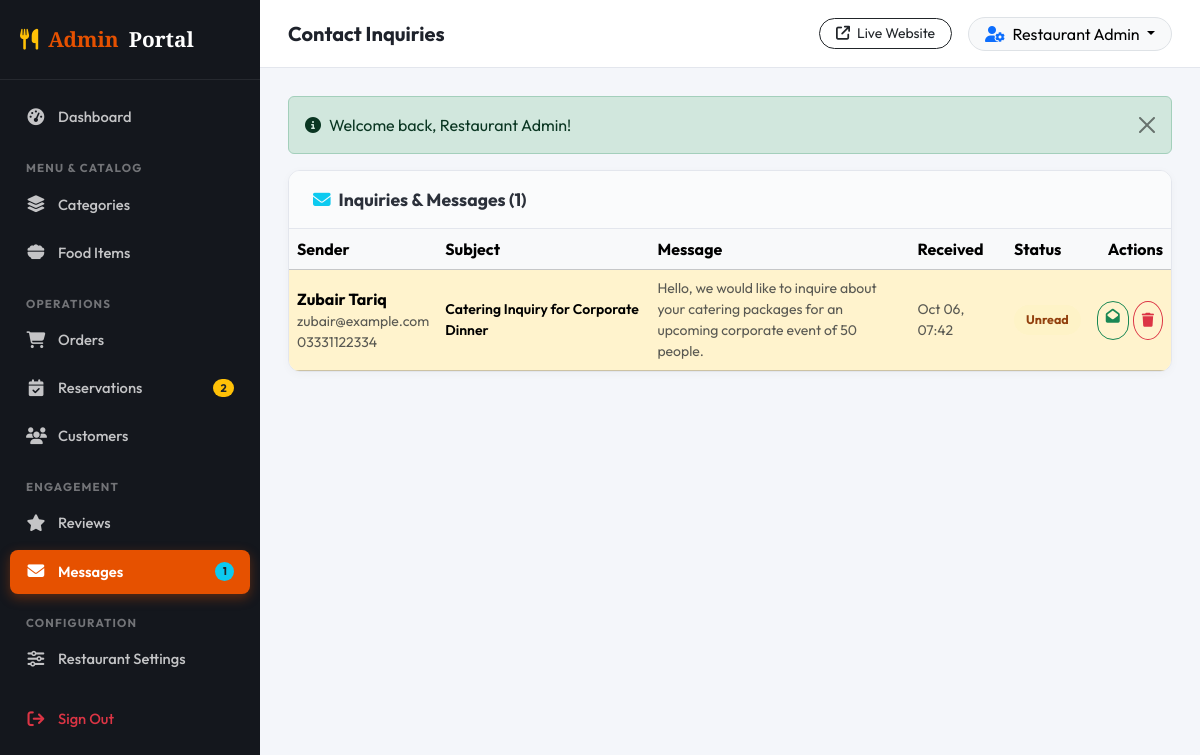
Page /admin/messages.php (signed in) on the committed database.
### tables this page shows
CREATE TABLE `contacts` (
  `id` int(11) NOT NULL,
  `name` varchar(100) NOT NULL,
  `email` varchar(150) NOT NULL,
  `phone` varchar(30) DEFAULT NULL,
  `subject` varchar(200) NOT NULL,
  `message` text NOT NULL,
  `status` enum('unread','read') NOT NULL DEFAULT 'unread',
  `created_at` timestamp NOT NULL DEFAULT current_timestamp()
);

### admin/messages.php (the view, shortened to what this page needs)
<?php
require_once __DIR__ . '/../config/config.php';
require_once __DIR__ . '/../includes/admin_auth.php';
$messages = $pdo->query("SELECT * FROM contacts ORDER BY id DESC")->fetchAll();
include __DIR__ . '/header.php';
?>
<div class="admin-card">
  <div class="admin-card-header">
    <h6 class="admin-card-title"><i class="fa-solid fa-envelope text-info me-2"></i>Inquiries &amp; Messages (<?= count($messages) ?>)</h6>
  </div>
  <div class="table-responsive">
    <table class="table align-middle mb-0">
      <thead class="table-light">
        <tr>
          <th>Sender</th>
          <th>Subject</th>
          <th>Message</th>
          <th>Received</th>
          <th>Status</th>
          <th class="text-end">Actions</th>
        </tr>
      </thead>
      <tbody>
        <?php if (!empty($messages)): ?>
          <?php foreach ($messages as $m): ?>
            <tr class="<?= ($m['status'] === 'unread') ? 'table-warning bg-opacity-10' : '' ?>">
              <td>
                <div class="fw-bold"><?= htmlspecialchars($m['name']) ?></div>
                <div class="small text-muted"><?= htmlspecialchars($m['email']) ?></div>
                <?php if (!empty($m['phone'])): ?>
                  <div class="small text-muted"><?= htmlspecialchars($m['phone']) ?></div>
                <?php endif; ?>
              </td>
              <td class="fw-semibold small">
                <?= htmlspecialchars($m['subject']) ?>
              </td>
              <td class="small text-muted" style="max-width: 320px;">
                <?= nl2br(htmlspecialchars($m['message'])) ?>
              </td>
              <td class="small text-muted"><?= date('M d, H:i', strtotime($m['created_at'])) ?></td>
              <td>
                <span class="badge-status <?= ($m['status'] === 'unread') ? 'badge-unread' : 'badge-read' ?>">
                  <?= $m['status'] ?>
                </span>
              </td>
              <td class="text-end">
                <div class="d-flex justify-content-end gap-1">
                  <?php if ($m['status'] === 'unread'): ?>
                    <a href="<?= BASE_URL ?>admin/messages.php?action=mark_read&id=<?= $m['id'] ?>" class="btn btn-sm btn-outline-success rounded-pill px-2 py-1" title="Mark as Read">
                      <i class="fa-solid fa-envelope-open"></i>
                    </a>
                  <?php else: ?>
                    <a href="<?= BASE_URL ?>admin/messages.php?action=mark_unread&id=<?= $m['id'] ?>" class="btn btn-sm btn-outline-secondary rounded-pill px-2 py-1" title="Mark as Unread">
                      <i class="fa-solid fa-envelope"></i>
                    </a>
                  <?php endif; ?>
                  <a href="<?= BASE_URL ?>admin/messages.php?action=delete&id=<?= $m['id'] ?>" class="btn btn-sm btn-outline-danger rounded-circle p-2" title="Delete" onclick="return confirm('Delete message?');">
                    <i class="fa-solid fa-trash"></i>
                  </a>
                </div>
              </td>
            </tr>
          <?php endforeach; ?>
        <?php else: ?>
          <tr><td colspan="6" class="text-center py-4 text-muted">No messages received yet.</td></tr>
        <?php endif; ?>
      </tbody>
    </table>
  </div>
</div>
<?php include __DIR__ . '/footer.php'; ?>

### assets/css/admin.css (style rules this page uses)
:root { --admin-sidebar-bg: #14171d; --admin-sidebar-hover: #1e222b; --admin-sidebar-active: #e65100; --admin-topbar-bg: #ffffff; --admin-body-bg: #f4f6fa; --admin-card-bg: #ffffff; --admin-border: #e3e6ed; --admin-text-main: #2b303a; --admin-text-muted: #798291; --admin-primary: #e65100; --admin-success: #10b981; --admin-warning: #f59e0b; --admin-danger: #ef4444; --admin-info: #3b82f6; --admin-radius: 12px; }
body.admin-body { font-family: 'Outfit', sans-serif; background-color: var(--admin-body-bg); color: var(--admin-text-main); margin: 0; padding: 0; display: flex; min-height: 100vh; }
.admin-card { background: #fff; border-radius: var(--admin-radius); border: 1px solid var(--admin-border); box-shadow: 0 2px 10px rgba(0,0,0,0.03); margin-bottom: 24px; overflow: hidden; }
.admin-card-header { padding: 18px 24px; border-bottom: 1px solid var(--admin-border); display: flex; align-items: center; justify-content: space-between; background-color: #fafbfc; }
.admin-card-title { font-size: 1.1rem; font-weight: 700; margin: 0; }
.badge-status { padding: 6px 12px; font-size: 0.78rem; font-weight: 600; border-radius: 20px; text-transform: capitalize; display: inline-block; }
.badge-unread { background-color: #fef3c7; color: #92400e; font-weight: 700; }

### rows in the picture
contacts: name "Zubair Tariq", email "zubair@example.com", phone "03331122334", subject "Catering Inquiry for Corporate Dinner", message "Hello, we would like to inquire about your catering packages for an upcoming corporate event of 50 people.", created_at "Oct 06, 07:42", status "Unread"

### other values in the picture
$pendingReservationsCount "2"
$unreadMessagesCount "1"
$pageTitle "Contact Inquiries"
$_SESSION['user']['name'] "Restaurant Admin"
$flash['message'] "Welcome back, Restaurant Admin!"
count($messages) "1"
